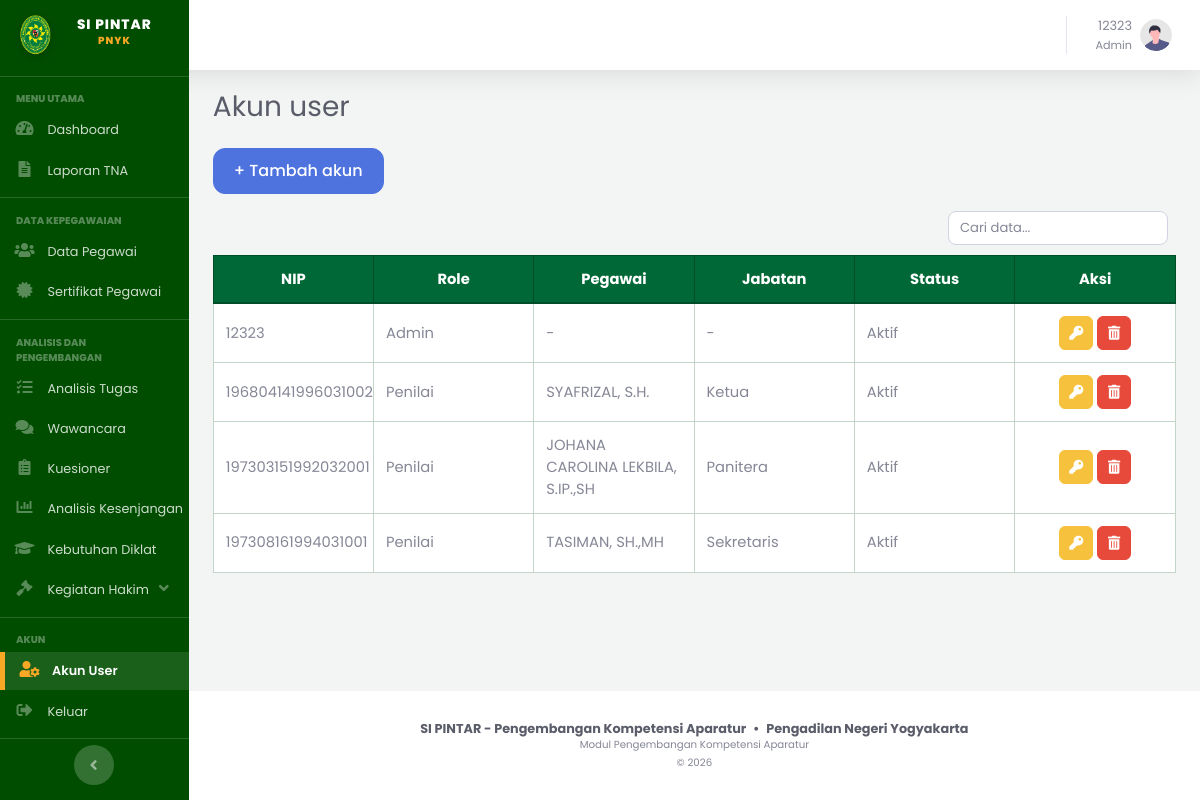
Screenshot of /admin/users/index.php (signed in) with the database file from the repository.
### tables this page shows
CREATE TABLE `users` (
  `id_user` int(10) UNSIGNED NOT NULL,
  `id_pegawai` int(10) UNSIGNED DEFAULT NULL COMMENT 'Wajib diisi jika role = Penilai; boleh NULL untuk Admin murni',
  `NIP` varchar(50) NOT NULL,
  `password` varchar(255) NOT NULL,
  `role` enum('Admin','Penilai') NOT NULL DEFAULT 'Penilai',
  `status_aktif` tinyint(1) NOT NULL DEFAULT 1,
  `last_login` datetime DEFAULT NULL,
  `created_at` timestamp NOT NULL DEFAULT current_timestamp()
);

CREATE TABLE `pegawai` (
  `id_pegawai` int(10) UNSIGNED NOT NULL,
  `nip` varchar(30) NOT NULL,
  `nama_lengkap` varchar(150) NOT NULL,
  `id_jabatan` int(10) UNSIGNED NOT NULL,
  `status_aktif` enum('Aktif','Non-Aktif') NOT NULL DEFAULT 'Aktif',
  `dibuat_oleh` int(10) UNSIGNED DEFAULT NULL COMMENT 'users.id_user (role Admin) yang menginput data ini',
  `created_at` timestamp NOT NULL DEFAULT current_timestamp(),
  `updated_at` timestamp NOT NULL DEFAULT current_timestamp() ON UPDATE current_timestamp()
);

CREATE TABLE `jabatan` (
  `id_jabatan` int(10) UNSIGNED NOT NULL,
  `kode_jabatan` varchar(20) NOT NULL,
  `nama_jabatan` varchar(100) NOT NULL,
  `is_penilai` tinyint(1) NOT NULL DEFAULT 0 COMMENT '1 = jabatan ini berpotensi menjadi user Penilai',
  `created_at` timestamp NOT NULL DEFAULT current_timestamp()
);

### includes/auth.php (called while the page is built, shortened)
<?php
function currentUser(): array
{
    return [
        'id_user'      => $_SESSION['id_user'] ?? null,
        'nip'          => $_SESSION['nip'] ?? null,
        'role'         => $_SESSION['role'] ?? null,
        'id_pegawai'   => $_SESSION['id_pegawai'] ?? null,
        'nama'         => $_SESSION['nama'] ?? null,
        'id_jabatan'   => $_SESSION['id_jabatan'] ?? null,
        'nama_jabatan' => $_SESSION['nama_jabatan'] ?? null,
    ];
}

### admin/users/index.php (the view, shortened to what this page needs)
<?php
$pdo = Database::getConnection();
$data = $pdo->query(
    "SELECT u.id_user, u.nip, u.role, u.status_aktif, p.nama_lengkap, j.nama_jabatan
     FROM users u
     LEFT JOIN pegawai p ON u.id_pegawai = p.id_pegawai
     LEFT JOIN jabatan j ON p.id_jabatan = j.id_jabatan
    ORDER BY u.nip"
)->fetchAll();
$pageTitle = 'Akun user';
require_once __DIR__ . '/../../includes/header.php';
?>
<a href="tambah.php" class="btn btn-primary mb-3">+ Tambah akun</a>
<table class="table table-bordered table-striped bg-white">
<thead><tr><th>NIP</th><th>Role</th><th>Pegawai</th><th>Jabatan</th><th>Status</th><th>Aksi</th></tr></thead>
<tbody>
<?php foreach ($data as $row): ?>
<tr>
  <td><?= htmlspecialchars($row['nip']) ?></td>
  <td><?= htmlspecialchars($row['role']) ?></td>
  <td><?= htmlspecialchars($row['nama_lengkap'] ?? '-') ?></td>
  <td><?= htmlspecialchars($row['nama_jabatan'] ?? '-') ?></td>
  <td><?= $row['status_aktif'] ? 'Aktif' : 'Nonaktif' ?></td>
  <td class="text-center align-middle">
    <a href="ganti_password.php?id=<?= (int) $row['id_user'] ?>" class="btn btn-sm btn-warning table-action-btn" title="Ganti password" aria-label="Ganti password"><i class="fas fa-key" aria-hidden="true"></i></a>
    <form method="post" action="hapus.php" class="d-inline" onsubmit="return confirm('Hapus akun <?= htmlspecialchars($row['nip'], ENT_QUOTES) ?>?')"><?= csrfField() ?><input type="hidden" name="id" value="<?= (int) $row['id_user'] ?>"><button type="submit" class="btn btn-sm btn-danger table-action-btn" title="Hapus akun" aria-label="Hapus akun"><i class="fas fa-trash-alt" aria-hidden="true"></i></button></form>
  </td>
</tr>
<?php endforeach; ?>
</tbody>
</table>
<?php require_once __DIR__ . '/../../includes/footer.php'; ?>

### includes/header.php (shortened to what this page needs)
<?php
$user = currentUser();
$currentScript = $_SERVER['SCRIPT_NAME'] ?? ($_SERVER['PHP_SELF'] ?? '');
$kegiatanHakimMenuAktif = strpos($currentScript, '/kegiatan_hakim/') !== false;
function siPintarMenuActive(string $needle, string $path): string
{
    return (strpos($path, $needle) !== false) ? 'active' : '';
}
?>
<!DOCTYPE html>
<html lang="id">
<head>
<link href="<?= BASE_URL ?>/assets/vendor/fontawesome-free/css/all.min.css" rel="stylesheet" type="text/css">
<link href="<?= BASE_URL ?>/assets/css/sb-admin-2.min.css" rel="stylesheet">
<link href="<?= BASE_URL ?>/assets/css/style.css" rel="stylesheet">
</head>
<body id="page-top">
<div id="wrapper">
<ul class="navbar-nav sidebar sidebar-dark accordion" id="accordionSidebar"
    style="background: linear-gradient(180deg, #004d00 10%, #004d00 100%); position: sticky; top: 0; height: 100vh; overflow-y: hidden; overflow-x: hidden; z-index: 1050;">
    <a class="sidebar-brand d-flex align-items-center justify-content-center" href="<?= BASE_URL ?>/index.php">
        <div class="sidebar-brand-icon">
            <img src="<?= BASE_URL ?>/assets/img/logo.png" style="width: 40px; filter: drop-shadow(0 2px 4px rgba(0,0,0,0.2));">
        </div>
        <div class="sidebar-brand-text mx-2" style="font-weight: 800; letter-spacing: 1px;">
            SI PINTAR <sup style="color: #F9A825;">PNYK</sup>
        </div>
    </a>
    <hr class="sidebar-divider my-0">
    <?php if ($user['role'] === 'Admin'): ?>
        <div class="sidebar-heading">Menu Utama</div>
        <li class="nav-item <?= siPintarMenuActive('/admin/dashboard.php', $currentScript) ?>">
            <a class="nav-link" href="<?= BASE_URL ?>/admin/dashboard.php">
                <i class="fas fa-fw fa-tachometer-alt"></i>
                <span>Dashboard</span>
            </a>
        </li>
        <li class="nav-item <?= siPintarMenuActive('/admin/laporan/', $currentScript) ?>">
            <a class="nav-link" href="<?= BASE_URL ?>/admin/laporan/index.php">
                <i class="fas fa-fw fa-file-alt"></i>
                <span>Laporan TNA</span>
            </a>
        </li>
        <hr class="sidebar-divider">
        <div class="sidebar-heading">Data Kepegawaian</div>
        <li class="nav-item <?= siPintarMenuActive('/admin/pegawai/', $currentScript) ?>">
            <a class="nav-link" href="<?= BASE_URL ?>/admin/pegawai/index.php">
                <i class="fas fa-fw fa-users"></i>
                <span>Data Pegawai</span>
            </a>
        </li>
        <li class="nav-item <?= siPintarMenuActive('/admin/sertifikat/', $currentScript) ?>">
            <a class="nav-link" href="<?= BASE_URL ?>/admin/sertifikat/index.php">
                <i class="fas fa-fw fa-certificate"></i>
                <span>Sertifikat Pegawai</span>
            </a>
        </li>
        <hr class="sidebar-divider">
        <div class="sidebar-heading">Analisis dan Pengembangan</div>
        <li class="nav-item <?= siPintarMenuActive('/admin/analisis_tugas/', $currentScript) ?>">
            <a class="nav-link" href="<?= BASE_URL ?>/admin/analisis_tugas/index.php">
                <i class="fas fa-fw fa-tasks"></i>
                <span>Analisis Tugas</span>
            </a>
        </li>
        <li class="nav-item <?= siPintarMenuActive('/admin/wawancara/', $currentScript) ?>">
            <a class="nav-link" href="<?= BASE_URL ?>/admin/wawancara/index.php">
                <i class="fas fa-fw fa-comments"></i>
                <span>Wawancara</span>
            </a>
        </li>
        <li class="nav-item <?= siPintarMenuActive('/admin/kuesioner/', $currentScript) ?>">
            <a class="nav-link" href="<?= BASE_URL ?>/admin/kuesioner/index.php">
                <i class="fas fa-fw fa-clipboard-list"></i>
                <span>Kuesioner</span>
            </a>
        </li>
        <li class="nav-item <?= siPintarMenuActive('/admin/gap/', $currentScript) ?>">
            <a class="nav-link" href="<?= BASE_URL ?>/admin/gap/index.php">
                <i class="fas fa-fw fa-chart-bar"></i>
                <span>Analisis Kesenjangan</span>
            </a>
        </li>
        <li class="nav-item <?= siPintarMenuActive('/admin/diklat/', $currentScript) ?>">
            <a class="nav-link" href="<?= BASE_URL ?>/admin/diklat/index.php">
                <i class="fas fa-fw fa-graduation-cap"></i>
                <span>Kebutuhan Diklat</span>
            </a>
        </li>
        <li class="nav-item <?= $kegiatanHakimMenuAktif ? 'active' : '' ?>">
            <a class="nav-link kegiatan-hakim-toggle <?= $kegiatanHakimMenuAktif ? '' : 'collapsed' ?>" href="#collapseKegiatanHakimAdmin" data-toggle="collapse" aria-expanded="<?= $kegiatanHakimMenuAktif ? 'true' : 'false' ?>" aria-controls="collapseKegiatanHakimAdmin">
                <i class="fas fa-fw fa-gavel"></i>
                <span>Kegiatan Hakim</span>
                <i class="fas fa-angle-down kegiatan-hakim-caret" aria-hidden="true"></i>
            </a>
        </li>
    <?php endif; ?>
    <?php if ($user['role'] === 'Admin'): ?>
    <hr class="sidebar-divider">
    <div class="sidebar-heading">Akun</div>
    <li class="nav-item <?= siPintarMenuActive('/admin/users/', $currentScript) ?>">
        <a class="nav-link" href="<?= BASE_URL ?>/admin/users/index.php">
            <i class="fas fa-fw fa-user-cog"></i>
            <span>Akun User</span>
        </a>
    </li>
    <?php else: ?>
    <hr class="sidebar-divider">
    <?php endif; ?>
    <li class="nav-item">
        <a class="nav-link" href="<?= BASE_URL ?>/auth/logout.php" id="tombol-logout-sidebar" style="cursor: pointer;">
            <i class="fas fa-fw fa-sign-out-alt"></i>
            <span>Keluar</span>
        </a>
    </li>
    <hr class="sidebar-divider d-none d-md-block">
    <div class="text-center d-none d-md-inline">
        <button class="rounded-circle border-0" id="sidebarToggle"></button>
    </div>
</ul>
<div id="content-wrapper" class="d-flex flex-column">
<div id="content" style="padding-top: 90px;">
<nav class="navbar navbar-expand navbar-light bg-white topbar mb-4 fixed-top shadow">
    <ul class="navbar-nav ml-auto">
        <li class="nav-item dropdown no-arrow">
            <a class="nav-link dropdown-toggle" href="#" id="userDropdown" role="button" data-toggle="dropdown" aria-haspopup="true" aria-expanded="false">
                <span class="mr-2 d-none d-lg-inline text-gray-600 small text-right">
                    <?= htmlspecialchars($user['nama'] ?? $user['nip']) ?><br>
                    <span style="font-size: .7rem;"><?= htmlspecialchars($user['role']) ?><?= $user['nama_jabatan'] ? ' - ' . htmlspecialchars($user['nama_jabatan']) : '' ?></span>
                </span>
                <img class="img-profile rounded-circle" src="<?= BASE_URL ?>/assets/img/undraw_profile.svg">
            </a>
        </li>
    </ul>
</nav>
<div class="container-fluid">
<h1 class="h3 mb-4 text-gray-800 <?= !empty($boldPageTitle) ? 'font-weight-bold' : '' ?>"><?= htmlspecialchars($pageTitle ?? '') ?></h1>

### includes/footer.php (shortened to what this page needs)
</div>
</div>
<footer class="sticky-footer bg-white">
    <div class="container my-auto">
        <div class="copyright text-center my-auto">
            <div class="font-weight-bold text-dark mb-1">
                <?= APP_NAME ?> <span class="mx-1">&bull;</span> Pengadilan Negeri Yogyakarta
            </div>
            <div class="small text-secondary mb-2">
                Modul Pengembangan Kompetensi Aparatur
            </div>
            <div class="small text-muted">
                &copy; <?= date('Y') ?>
            </div>
        </div>
    </div>
</footer>
</div>
</div>
</body>
</html>

### assets/css/style.css (style rules this page uses)
:root { --pn-green: #006837; --pn-green-dark: #004d29; --pn-gold: #F9A825; }
body, #wrapper, h1, h2, h3, h4, h5, h6, p, span, a, div, table, input, button, select, textarea { font-family: 'Poppins', sans-serif !important; }
#content-wrapper { background-color: #F2F5F3 !important; }
.btn { border-radius: 12px !important; padding: 10px 20px; font-weight: 500; box-shadow: none !important; }
.sidebar .nav-item.active .nav-link { font-weight: 600 !important; color: #ffffff !important; background-color: rgba(255, 255, 255, 0.1); border-left: 5px solid var(--pn-gold); padding-left: 1rem; border-radius: 0 10px 10px 0; }
.sidebar .nav-item.active .nav-link i { color: var(--pn-gold) !important; }
.table { font-size: .92rem; }
.table thead th { text-align: center; vertical-align: middle; }
.table-action-btn, .icon-action-btn { width: 34px; height: 34px; padding: 0 !important; display: inline-flex; align-items: center; justify-content: center; border-radius: 6px !important; }
.table-action-btn i, .icon-action-btn i { margin: 0 !important; }
.sidebar .nav-item .nav-link.kegiatan-hakim-toggle::after { display: none; }
.sidebar .nav-item .nav-link.kegiatan-hakim-toggle .kegiatan-hakim-caret { margin-right: 0 !important; margin-left: .35rem; color: #F9A825; transition: transform .15s ease; }
.table thead th { color: #fff !important; background-color: var(--pn-green) !important; border-color: var(--pn-green-dark) !important; vertical-align: middle; }
.table th, .table td { border-color: #c3d4c9 !important; }
.table th + th, .table td + td { border-left: 1px solid #9fb9a8 !important; }
.table tbody tr, .table tbody tr:nth-of-type(odd) { background-color: #fff !important; }
.table tbody td { vertical-align: middle; }
.sidebar .nav-item .nav-link span { font-size: 0.8rem; }
.sidebar-brand-text { font-size: 0.85rem; }
#accordionSidebar { scrollbar-width: none; -ms-overflow-style: none; }
.sidebar .nav-item .nav-link i { color: rgba(255, 255, 255, 0.35) !important; transition: all .2s ease; }
.sidebar .nav-item.active .nav-link i, .sidebar .nav-item .nav-link.active i { color: #F9A825 !important; }
.sidebar:not(.toggled) .nav-item { margin: 0 0 .18rem 0 !important; }
.sidebar:not(.toggled) .nav-item .nav-link { padding: .58rem .9rem !important; line-height: 1.18 !important; }
.sidebar:not(.toggled) .nav-item .nav-link i { font-size: 1rem !important; margin-right: .55rem !important; }
.sidebar:not(.toggled) .sidebar-heading { padding: .62rem 1rem .24rem !important; margin: 0 !important; font-size: .62rem !important; opacity: .85; }
.sidebar:not(.toggled) .sidebar-divider { margin: .36rem 0 !important; }
.sidebar:not(.toggled) .sidebar-brand { padding: 1.2rem 1rem !important; }

### rows the page displays
users: NIP "12323", role "Admin", nama_lengkap "-", nama_jabatan "-", status_aktif "Aktif"
pegawai: users.NIP "196804141996031002", users.role "Penilai", nama_lengkap "SYAFRIZAL, S.H.", id_jabatan.nama_jabatan "Ketua"
pegawai: users.NIP "197303151992032001", users.role "Penilai", nama_lengkap "JOHANA CAROLINA LEKBILA, S.IP.,SH", id_jabatan.nama_jabatan "Panitera"
pegawai: users.NIP "197308161994031001", users.role "Penilai", nama_lengkap "TASIMAN, SH.,MH", id_jabatan.nama_jabatan "Sekretaris"

### other values shown
$pageTitle "Akun user"
APP_NAME "SI PINTAR - Pengembangan Kompetensi Aparatur"
